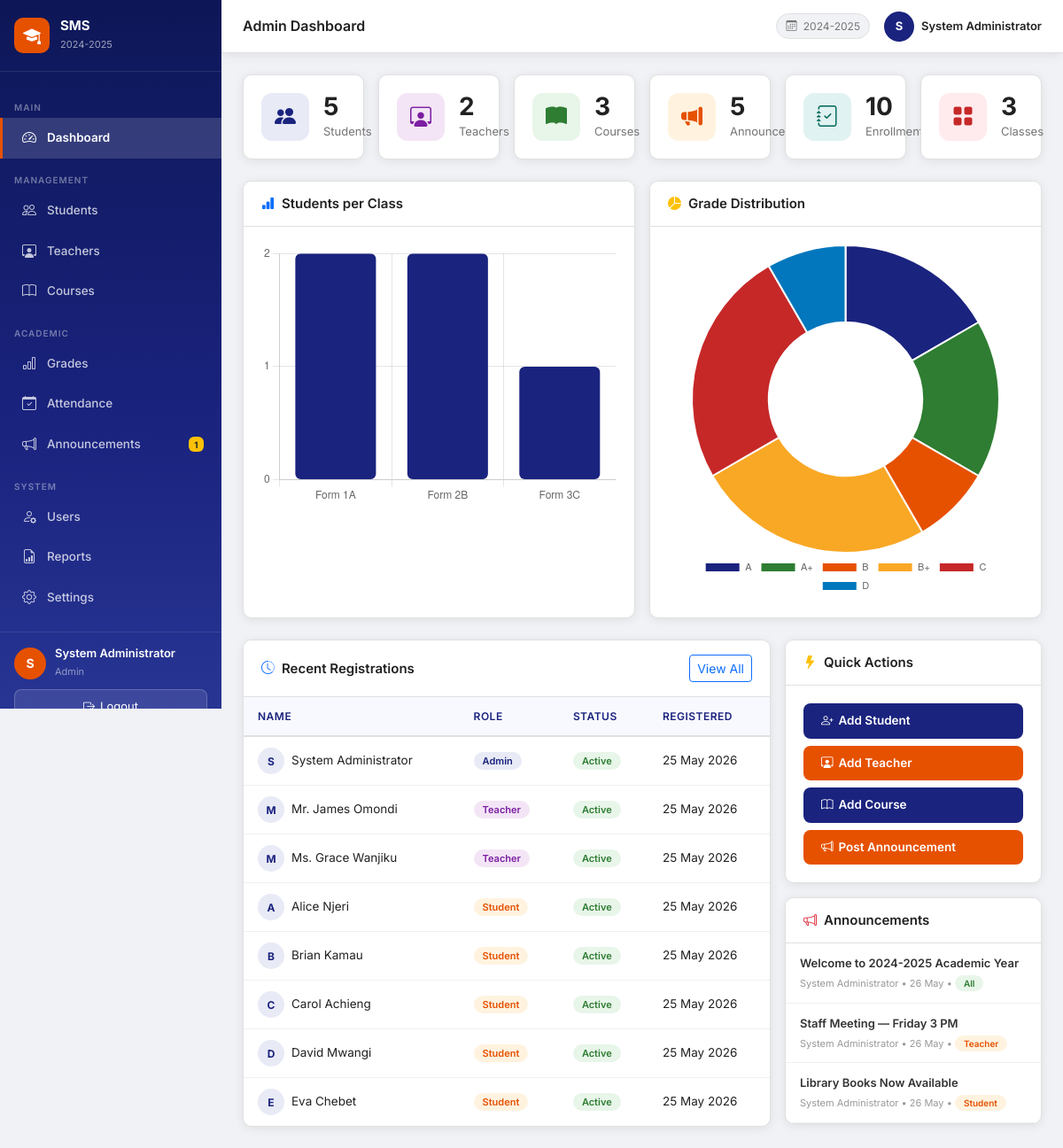
Page /sms/dashboards/admin.php (signed in) on the committed database.
### tables this page shows
CREATE TABLE `users` (
  `id` int(10) UNSIGNED NOT NULL,
  `name` varchar(150) NOT NULL,
  `email` varchar(191) NOT NULL,
  `password` varchar(255) NOT NULL,
  `role` enum('admin','teacher','student') NOT NULL DEFAULT 'student',
  `status` enum('active','inactive') NOT NULL DEFAULT 'inactive',
  `profile_photo` varchar(255) DEFAULT NULL,
  `created_at` timestamp NOT NULL DEFAULT current_timestamp()
);

CREATE TABLE `announcements` (
  `id` int(10) UNSIGNED NOT NULL,
  `title` varchar(255) NOT NULL,
  `body` text NOT NULL,
  `target_role` enum('all','student','teacher') NOT NULL DEFAULT 'all',
  `posted_by` int(10) UNSIGNED NOT NULL,
  `is_active` tinyint(1) NOT NULL DEFAULT 1,
  `created_at` timestamp NOT NULL DEFAULT current_timestamp()
);

### sms/includes/auth.php (called while the page is built, shortened)
<?php
function e($string) {
    return htmlspecialchars($string ?? '', ENT_QUOTES, 'UTF-8');
}

### sms/dashboards/admin.php (the view, shortened to what this page needs)
<?php
require_once '../includes/db.php';
require_once '../includes/auth.php';
$stmt = $pdo->query("SELECT COUNT(*) FROM students
                     WHERE status = 'active'");
$totalStudents = $stmt->fetchColumn();
$stmt = $pdo->query("SELECT COUNT(*) FROM teachers
                     WHERE status = 'active'");
$totalTeachers = $stmt->fetchColumn();
$stmt = $pdo->query("SELECT COUNT(*) FROM courses
                     WHERE status = 'active'");
$totalCourses = $stmt->fetchColumn();
$stmt = $pdo->query("SELECT COUNT(*) FROM announcements
                     WHERE is_active = 1");
$totalAnnouncements = $stmt->fetchColumn();
$stmt = $pdo->query("SELECT COUNT(*) FROM enrollments");
$totalEnrollments = $stmt->fetchColumn();
$stmt = $pdo->query("SELECT COUNT(*) FROM classes");
$totalClasses = $stmt->fetchColumn();
$stmt = $pdo->query("
    SELECT c.name, COUNT(s.id) as total
    FROM classes c
    LEFT JOIN students s ON s.class_id = c.id
        AND s.status = 'active'
    GROUP BY c.id, c.name
    ORDER BY c.name
");
$classData = $stmt->fetchAll();
$classLabels = array_column($classData, 'name');
$classCounts = array_column($classData, 'total');
$stmt = $pdo->query("
    SELECT grade, COUNT(*) as total
    FROM grades
    GROUP BY grade
    ORDER BY grade
");
$gradeData   = $stmt->fetchAll();
$gradeLabels = array_column($gradeData, 'grade');
$gradeCounts = array_column($gradeData, 'total');
$stmt = $pdo->query("
    SELECT u.name, u.role, u.created_at, u.status
    FROM users u
    ORDER BY u.created_at DESC
    LIMIT 8
");
$recentUsers = $stmt->fetchAll();
$stmt = $pdo->query("
    SELECT a.title, a.target_role, a.created_at,
           u.name as posted_by
    FROM announcements a
    JOIN users u ON u.id = a.posted_by
    WHERE a.is_active = 1
    ORDER BY a.created_at DESC
    LIMIT 3
");
$announcements = $stmt->fetchAll();
require_once '../includes/header.php';
?>
<div class="row g-3 mb-4">
    <div class="col-6 col-md-4 col-lg-2">
        <div class="stat-card">
            <div class="stat-icon blue">
                <i class="bi bi-people-fill"></i>
            </div>
            <div class="stat-info">
                <h3><?= $totalStudents ?></h3>
                <p>Students</p>
            </div>
        </div>
    </div>
    <div class="col-6 col-md-4 col-lg-2">
        <div class="stat-card">
            <div class="stat-icon purple">
                <i class="bi bi-person-workspace"></i>
            </div>
            <div class="stat-info">
                <h3><?= $totalTeachers ?></h3>
                <p>Teachers</p>
            </div>
        </div>
    </div>
    <div class="col-6 col-md-4 col-lg-2">
        <div class="stat-card">
            <div class="stat-icon green">
                <i class="bi bi-book-fill"></i>
            </div>
            <div class="stat-info">
                <h3><?= $totalCourses ?></h3>
                <p>Courses</p>
            </div>
        </div>
    </div>
    <div class="col-6 col-md-4 col-lg-2">
        <div class="stat-card">
            <div class="stat-icon orange">
                <i class="bi bi-megaphone-fill"></i>
            </div>
            <div class="stat-info">
                <h3><?= $totalAnnouncements ?></h3>
                <p>Announcements</p>
            </div>
        </div>
    </div>
    <div class="col-6 col-md-4 col-lg-2">
        <div class="stat-card">
            <div class="stat-icon teal">
                <i class="bi bi-journal-check"></i>
            </div>
            <div class="stat-info">
                <h3><?= $totalEnrollments ?></h3>
                <p>Enrollments</p>
            </div>
        </div>
    </div>
    <div class="col-6 col-md-4 col-lg-2">
        <div class="stat-card">
            <div class="stat-icon red">
                <i class="bi bi-grid-fill"></i>
            </div>
            <div class="stat-info">
                <h3><?= $totalClasses ?></h3>
                <p>Classes</p>
            </div>
        </div>
    </div>
</div>
<div class="row g-3 mb-4">
    <div class="col-md-6">
        <div class="sms-card h-100">
            <div class="card-header">
                <h5>
                    <i class="bi bi-bar-chart-fill text-primary"></i>
                    Students per Class
                </h5>
            </div>
            <div class="card-body">
                <canvas id="classChart" height="220"></canvas>
            </div>
        </div>
    </div>
    <div class="col-md-6">
        <div class="sms-card h-100">
            <div class="card-header">
                <h5>
                    <i class="bi bi-pie-chart-fill text-warning"></i>
                    Grade Distribution
                </h5>
            </div>
            <div class="card-body">
                <canvas id="gradeChart" height="220"></canvas>
            </div>
        </div>
    </div>
</div>
<div class="row g-3">
    <div class="col-md-8">
        <div class="sms-card">
            <div class="card-header">
                <h5>
                    <i class="bi bi-clock-history text-primary"></i>
                    Recent Registrations
                </h5>
                <a href="<?= BASE_URL ?>/admin/users.php"
                   class="btn btn-sm btn-outline-primary">
                    View All
                </a>
            </div>
            <div class="card-body p-0">
                <table class="sms-table">
                    <thead>
                        <tr>
                            <th>Name</th>
                            <th>Role</th>
                            <th>Status</th>
                            <th>Registered</th>
                        </tr>
                    </thead>
                    <tbody>
                        <?php if (empty($recentUsers)): ?>
                        <tr>
                            <td colspan="4">
                                <div class="empty-state">
                                    <i class="bi bi-people"></i>
                                    <p>No users yet</p>
                                </div>
                            </td>
                        </tr>
                        <?php else: ?>
                        <?php foreach ($recentUsers as $user): ?>
                        <tr>
                            <td>
                                <div style="display:flex;
                                     align-items:center;gap:8px;">
                                    <div style="width:30px;height:30px;
                                         background:#e8eaf6;
                                         border-radius:50%;
                                         display:flex;align-items:center;
                                         justify-content:center;
                                         font-weight:700;color:#1a237e;
                                         font-size:12px;">
                                        <?= strtoupper(substr($user['name'],0,1)) ?>
                                    </div>
                                    <?= e($user['name']) ?>
                                </div>
                            </td>
                            <td>
                                <span class="badge-<?= e($user['role']) ?>">
                                    <?= ucfirst(e($user['role'])) ?>
                                </span>
                            </td>
                            <td>
                                <span class="badge-<?= e($user['status']) ?>">
                                    <?= ucfirst(e($user['status'])) ?>
                                </span>
                            </td>
                            <td>
                                <?= date('d M Y', strtotime($user['created_at'])) ?>
                            </td>
                        </tr>
                        <?php endforeach; ?>
                        <?php endif; ?>
                    </tbody>
                </table>
            </div>
        </div>
    </div>
    <div class="col-md-4">
        <div class="sms-card mb-3">
            <div class="card-header">
                <h5>
                    <i class="bi bi-lightning-fill text-warning"></i>
                    Quick Actions
                </h5>
            </div>
            <div class="card-body">
                <div class="d-grid gap-2">
                    <a href="<?= BASE_URL ?>/modules/students/add.php"
                       class="btn-primary-sms">
                        <i class="bi bi-person-plus"></i>
                        Add Student
                    </a>
                    <a href="<?= BASE_URL ?>/modules/teachers/add.php"
                       class="btn-accent-sms">
                        <i class="bi bi-person-workspace"></i>
                        Add Teacher
                    </a>
                    <a href="<?= BASE_URL ?>/modules/courses/add.php"
                       class="btn-primary-sms">
                        <i class="bi bi-book"></i>
                        Add Course
                    </a>
                    <a href="<?= BASE_URL ?>/modules/announcements/add.php"
                       class="btn-accent-sms">
                        <i class="bi bi-megaphone"></i>
                        Post Announcement
                    </a>
                </div>
            </div>
        </div>
        <div class="sms-card">
            <div class="card-header">
                <h5>
                    <i class="bi bi-megaphone text-danger"></i>
                    Announcements
                </h5>
            </div>
            <div class="card-body p-0">
                <?php if (empty($announcements)): ?>
                <div class="empty-state">
                    <i class="bi bi-megaphone"></i>
                    <p>No announcements</p>
                </div>
                <?php else: ?>
                <?php foreach ($announcements as $ann): ?>
                <div style="padding:12px 16px;
                     border-bottom:1px solid #f0f0f0;">
                    <div style="font-weight:600;font-size:13px;
                         color:#333;margin-bottom:4px;">
                        <?= e($ann['title']) ?>
                    </div>
                    <div style="font-size:11px;color:#999;">
                        <?= e($ann['posted_by']) ?> •
                        <?= date('d M', strtotime($ann['created_at'])) ?> •
                        <span class="badge-<?= e($ann['target_role']) === 'all'
                            ? 'active' : 'student' ?>"
                              style="font-size:10px;">
                            <?= ucfirst(e($ann['target_role'])) ?>
                        </span>
                    </div>
                </div>
                <?php endforeach; ?>
                <?php endif; ?>
            </div>
        </div>
    </div>
</div>
<?php
$extraScripts = "
<script>
// ── Bar Chart: Students per Class ──
const classCtx = document.getElementById('classChart').getContext('2d');
new Chart(classCtx, {
    type: 'bar',
    data: {
        labels: " . json_encode($classLabels) . ",
        datasets: [{
            label: 'Students',
            data: "  . json_encode($classCounts) . ",
            backgroundColor: '#1a237e',
            borderRadius: 6,
            borderSkipped: false,
        }]
    },
    options: {
        responsive: true,
        plugins: {
            legend: { display: false }
        },
        scales: {
            y: {
                beginAtZero: true,
                ticks: { stepSize: 1 }
            }
        }
    }
});
// ── Pie Chart: Grade Distribution ──
const gradeCtx = document.getElementById('gradeChart').getContext('2d');
new Chart(gradeCtx, {
    type: 'doughnut',
    data: {
        labels: " . json_encode($gradeLabels) . ",
        datasets: [{
            data: "   . json_encode($gradeCounts) . ",
            backgroundColor: [
                '#1a237e','#2e7d32','#e65100',
                '#f9a825','#c62828','#0277bd',
                '#7b1fa2'
            ],
            borderWidth: 2,
            borderColor: '#fff'
        }]
    },
    options: {
        responsive: true,
        plugins: {
            legend: {
                position: 'bottom',
                labels: { font: { size: 11 } }
            }
        }
    }
});
</script>
";
require_once '../includes/footer.php';
?>

### rows in the picture
users: name "S", name "System Administrator", role "Admin", status "Active", created_at "25 May 2026"
users: name "M", name "Mr. James Omondi", role "Teacher", status "Active", created_at "25 May 2026"
users: name "M", name "Ms. Grace Wanjiku", role "Teacher", status "Active", created_at "25 May 2026"
users: name "A", name "Alice Njeri", role "Student", status "Active", created_at "25 May 2026"
users: name "B", name "Brian Kamau", role "Student", status "Active", created_at "25 May 2026"
users: name "C", name "Carol Achieng", role "Student", status "Active", created_at "25 May 2026"
users: name "D", name "David Mwangi", role "Student", status "Active", created_at "25 May 2026"
users: name "E", name "Eva Chebet", role "Student", status "Active", created_at "25 May 2026"
announcements: title "Welcome to 2024-2025 Academic Year", posted_by.name "System Administrator", created_at "26 May", target_role "All"
announcements: title "Staff Meeting — Friday 3 PM", posted_by.name "System Administrator", created_at "26 May", target_role "Teacher"
announcements: title "Library Books Now Available", posted_by.name "System Administrator", created_at "26 May", target_role "Student"

### other values in the picture
APP_SHORT "SMS"
ACADEMIC_YEAR "2024-2025"
$annCount "1"
$avatarLetter "S"
authName() "System Administrator"
authRole() "Admin"
$pageTitle "Admin Dashboard"
$totalStudents "5"
$totalTeachers "2"
$totalCourses "3"
$totalAnnouncements "5"
$totalEnrollments "10"
$totalClasses "3"
chart data {{ json_encode($classLabels) }} ["Form 1A","Form 2B","Form 3C"]
chart data {{ json_encode($classCounts) }} [2,2,1]
